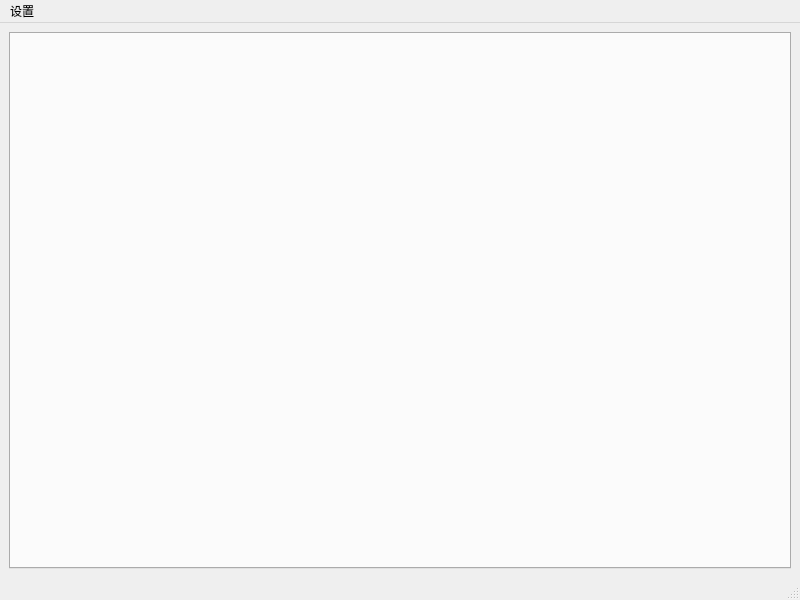
<?xml version="1.0" encoding="UTF-8"?>
<ui version="4.0">
 <class>MCHelper</class>
 <widget class="QMainWindow" name="MCHelper">
  <property name="geometry">
   <rect>
    <x>0</x>
    <y>0</y>
    <width>800</width>
    <height>600</height>
   </rect>
  </property>
  <property name="windowTitle">
   <string>MainWindow</string>
  </property>
  <widget class="QWidget" name="centralwidget">
   <layout class="QHBoxLayout" name="horizontalLayout">
    <item>
     <widget class="QTabWidget" name="tabWidget">
      <property name="sizePolicy">
       <sizepolicy hsizetype="Expanding" vsizetype="Expanding">
        <horstretch>0</horstretch>
        <verstretch>0</verstretch>
       </sizepolicy>
      </property>
      <property name="tabShape">
       <enum>QTabWidget::TabShape::Rounded</enum>
      </property>
      <property name="currentIndex">
       <number>-1</number>
      </property>
     </widget>
    </item>
   </layout>
  </widget>
  <widget class="QMenuBar" name="menubar">
   <property name="geometry">
    <rect>
     <x>0</x>
     <y>0</y>
     <width>800</width>
     <height>33</height>
    </rect>
   </property>
   <widget class="QMenu" name="menu">
    <property name="title">
     <string>设置</string>
    </property>
   </widget>
   <addaction name="menu"/>
  </widget>
  <widget class="QStatusBar" name="statusbar"/>
 </widget>
 <resources/>
 <connections/>
</ui>
